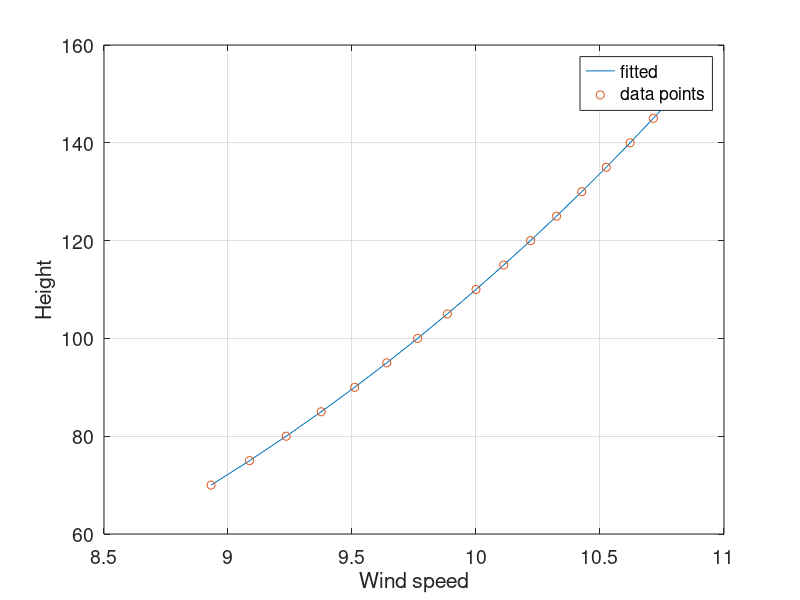
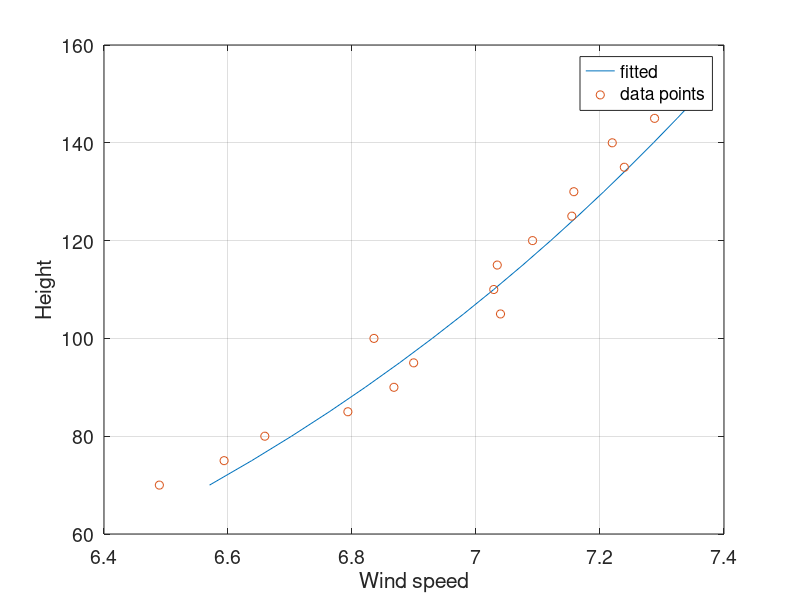
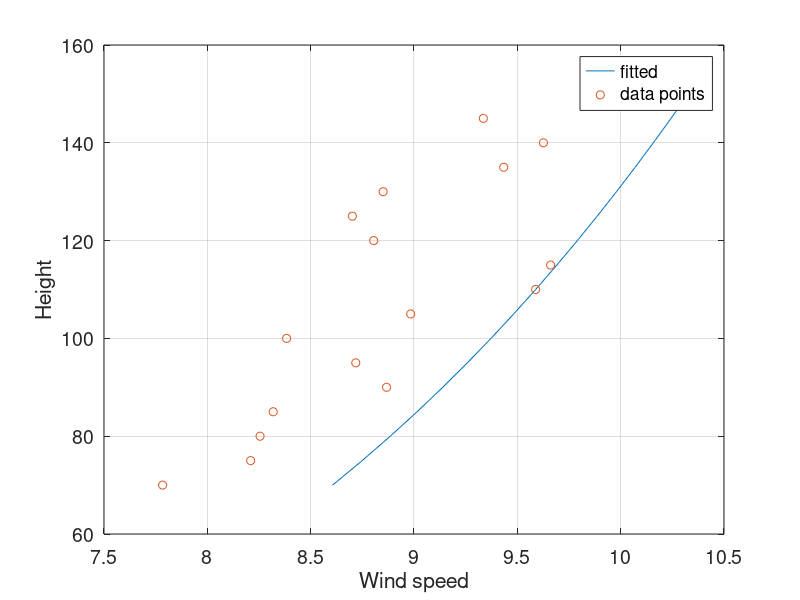
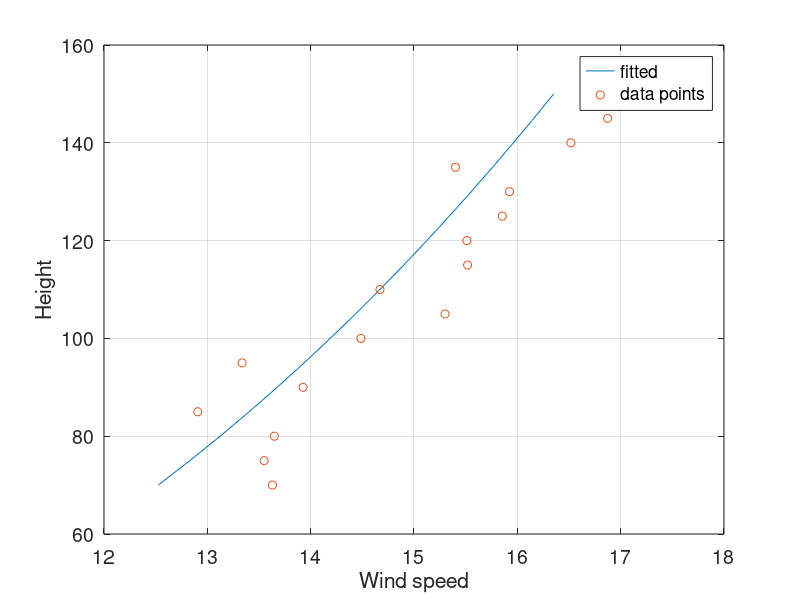

Reproduce these figures in MATLAB, in order.
%% Header
%
% fitting power law expoinent to measurements. Given some measurement data
% over heights we can calculate the alpha exponent the fits better the
% values
%
% Vasilis Pettas, Univeersity of Stuttgart, Stuttgart Wind Energy (SWE) 2019

clc
clearvars
close all 
% rng(10); % just fixing random numbers for reproducabilitty

%% Inputs
h_h     = 110;         % hub height meters (reference height)
heights = [70:5:150]; % measurement heights

% since we don't have measurements here examples will be created
speeds = [
    (10.*(heights/h_h).^0.25)+0*randn(1,length(heights));
    (7.*(heights/h_h).^0.14)+0.05*randn(1,length(heights));
    (9.*(heights/h_h).^0.2)+0.4*randn(1,length(heights));
    (15.*(heights/h_h).^0.3)+0.5*randn(1,length(heights));
    (20.*(heights/h_h).^0.3)+0.5*randn(1,length(heights));
    ]; %#ok<*NBRAK>
speeds = repmat(speeds,1,1); % checking scalability

% find uref from heights...
for i = 1:size(speeds,1)      
uref(i,1) = speeds(i,find(heights==h_h)); %#ok<FNDSB>
end

%% just a quick example of how shear profile should look like

% heights_example = [0:5:200];
% h_h_example     = 110;
% alpha_example = 0.2;
% uref_example  = 10;
% example_u = uref_example.*(heights_example/h_h_example).^alpha_example;
% noisyexample_u = example_u+0.7*randn(1,length(example_u));
% awfn_u = awgn(example_u,0.01);
% % awfn_u = example_u+1*randn(1,length(example_u));
% figure, plot (example_u,heights_example)
% hold on
% plot (noisyexample_u,heights_example,'x')
% hold on
% plot (awfn_u,heights_example,'o')
% grid on, xlabel ('Wind speed'), ylabel('Height'), legend ({'analytical solution' 'random noise' 'gausiian noise awgn'},'Location', 'Best')
% xlim ([0 20])
% set(gca,'FontSize',14)
% hold off

%% Fitting procedure with fminsearch 
tic
for i =1:size(speeds,1)
    fcn = @(alphaPL) sum(( uref(i)*(heights/h_h).^(alphaPL) - [speeds(i,:)]).^2); % least square defintion f
    [s,~,~] = fminsearch(fcn, [0.14]);    % Minimise Least-Squares error
    alphaPLfit(i) = s; %#ok<*SAGROW>
end
toc

%% Plotting 
for i =1:size(speeds,1)
    figure
    plot (uref(i).*(heights/h_h).^alphaPLfit(i),heights)
    hold on
    plot (speeds(i,:),heights,'o')  
    grid on, xlabel ('Wind speed'), ylabel('Height'), legend ({'fitted' 'data points'},'Location', 'Best')    
    hold off
    set(gca,'FontSize',14)
end


